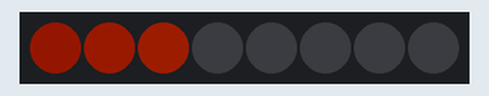
This sketch was run on a simulated Arduino Uno, built with avr-gcc and run on an emulated ATmega328P. On the bench: 8 RGB LEDs in strip order, left to right. Dim RGB values are drawn brighter than linear.

Above: at 0.12 s.
At 0.51 s:
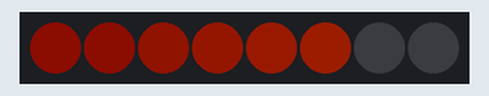
At 39.61 s:
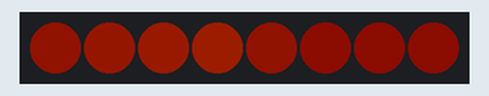
Timing chart, 0 to 40.0 s (numbered marks = the images above):
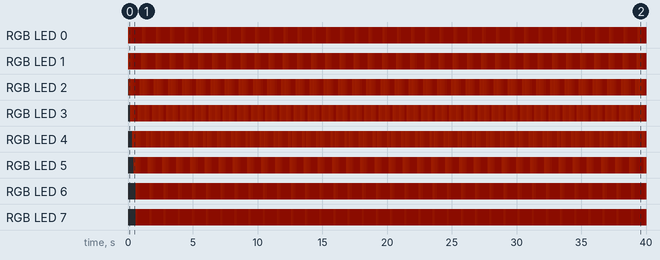

Measured:
- by itself, RGB LED 0, RGB LED 6: repeats every 1.1 s: RGB(20, 3, 0) 0.12 s, RGB(16, 2, 0) 0.15 s, RGB(12, 1, 0) 0.76 s, RGB(24, 4, 0) 0.06 s
- by itself, RGB LED 7: repeats every 1.1 s: RGB(16, 2, 0) 0.12 s, RGB(12, 1, 0) 0.91 s, RGB(20, 3, 0) 0.06 s
- by itself, RGB LED 1: repeats every 1.1 s: RGB(24, 4, 0) 0.12 s, RGB(20, 3, 0) 0.15 s, RGB(16, 2, 0) 0.12 s, RGB(12, 1, 0) 0.58 s, RGB(28, 5, 0) 0.12 s
- by itself, RGB LED 5: repeats every 1.1 s: RGB(24, 4, 0) 0.12 s, RGB(20, 3, 0) 0.15 s, RGB(16, 2, 0) 0.12 s, RGB(12, 1, 0) 0.51 s, RGB(28, 5, 0) 0.20 s

The sketch:

nixiewave.ino
```cpp
#include <Adafruit_NeoPixel.h>
#ifdef __AVR__
  #include <avr/power.h>
#endif
#define PIN       6
#define NUMPIXELS 8


Adafruit_NeoPixel pixels(NUMPIXELS, PIN, NEO_GRB + NEO_KHZ800);


void setup() {
#if defined(__AVR_ATtiny85__) && (F_CPU == 16000000)
  clock_prescale_set(clock_div_1);
#endif
  pixels.setBrightness(32);
  pixels.begin();
}

void loop() {
    for(int i=1; i<NUMPIXELS; i++) {
      int DELAYVAL;
      DELAYVAL = 10+ pow(18-sq(i-3),4)/762;
      //DELAYVAL = 500;
      unsigned long longdelay = (unsigned long) DELAYVAL;
      pixels.setPixelColor(i, pixels.Color(224, 42, 0));
      pixels.setPixelColor(i-1, pixels.Color(192, 32, 0));
      pixels.setPixelColor(i-2, pixels.Color(160, 24, 0));
      pixels.setPixelColor(i-3, pixels.Color(128, 16, 0));
      pixels.setPixelColor(i-4, pixels.Color(96, 8, 0));
      pixels.show();
      delay(longdelay);
    }

    for(int i=NUMPIXELS; i>0; i--) {
      int DELAYVAL;
      DELAYVAL = 10+ pow(18-sq(i-3),4)/762;
      //DELAYVAL = 500;
      unsigned long longdelay = (unsigned long) DELAYVAL;
      pixels.setPixelColor(i, pixels.Color(224, 42, 0));
      pixels.setPixelColor(i+1, pixels.Color(192, 32, 0));
      pixels.setPixelColor(i+2, pixels.Color(160, 24, 0));
      pixels.setPixelColor(i+3, pixels.Color(128, 16, 0));
      pixels.setPixelColor(i+4, pixels.Color(96, 8, 0));

      pixels.show();
      delay(longdelay);
    }
}
```
